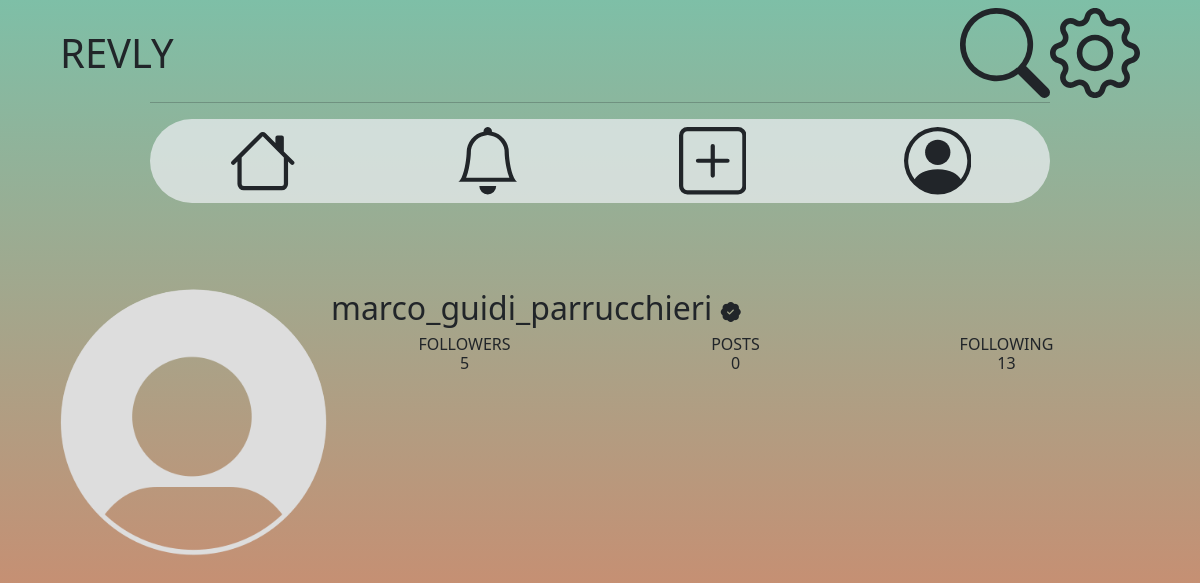
The app's page /site/myprofile.php (signed in) with its own data.
### tables this page shows
create table USERS (
     email varchar(80) not null,
     username varchar(64) not null unique,
     name varchar(64) not null,
     surname varchar(64),
     password varchar(64) not null,
     biography text not null,
     img varchar(128) not null default 'default-image.png',
     isCompany boolean not null,
     notifyLikes boolean not null,
     notifyComments boolean not null,
     notifyTags boolean not null,
     notifyFollows boolean not null,
     constraint ID_USERS_ID primary key (email));

### site/bootstrap.php (called while the page is built, shortened)
<?php
require_once("../db/database.php");
$server = "localhost";
$username = "root";
$pwd = "";
$dbname = "revly_db";
$port = 3306;
$dbh = new DatabaseHelper($server, $username, $pwd, $dbname, $port);
?>

### db/database.php (called while the page is built, shortened)
<?php
class DatabaseHelper {
    private $db;
    public function __construct($server, $username, $pwd, $dbname, $port) {
        $this->db = new mysqli($server, $username, $pwd, $dbname, $port);
    }
    public function getUserWithEmail($email) {
        $qry = "SELECT email, username, name, surname, biography, img, isCompany, notifyLikes, notifyComments, notifyTags, notifyFollows FROM users WHERE email = ?";
        $stmt = $this->db->prepare($qry);
        $stmt->bind_param('s', $email);
        $stmt->execute();
        $res = $stmt->get_result()->fetch_assoc();
        return is_null($res) ? [] : $res;
    }
    public function getNumberPost($user_email) {
        $qry = "SELECT COUNT(*) as post_count FROM post WHERE author_email = ?";
        $stmt = $this->db->prepare($qry);
        $stmt->bind_param('s', $user_email);
        $stmt->execute();
        $res = $stmt->get_result();
        $row = $res->fetch_assoc();
        return $row['post_count'];
    }
    public function getNumberFollows($user_email) {
        $qry = "SELECT COUNT(*) as follows_count FROM follow WHERE follower_email = ?";
        $stmt = $this->db->prepare($qry);
        $stmt->bind_param('s', $user_email);
        $stmt->execute();
        $res = $stmt->get_result();
        $row = $res->fetch_assoc();
        return $row['follows_count'];
    }
    public function getNumberFollowers($user_email) {
        $qry = "SELECT COUNT(*) as follower_count FROM follow WHERE user_email = ?";
        $stmt = $this->db->prepare($qry);
        $stmt->bind_param('s', $user_email);
        $stmt->execute();
        $res = $stmt->get_result();
        $row = $res->fetch_assoc();
        return $row['follower_count'];
    }
}
?>

### site/template/main-profile.php (the view, shortened to what this page needs)
<div class="row gx-1">
    <div class="col-3">
        <div class="ratio ratio-1x1 text-center">
            <img class="rounded-circle object-fit-fill" src="<?php echo UPLOAD_DIR . $profile['img']; ?>" alt="Profile picture of <?php echo $profile['username']?>"/>
        </div>
    </div>
    <div class="col-9">
        <div class="row gx-1">
            <h2>
                <?php echo $profile["username"];
                if ($profile["isCompany"]): ?>
                <i class="bi bi-patch-check-fill fs-5"></i>
                <?php endif; ?>
            </h2>
        </div>
        <div class="row gx-1">
        <div class="col-4 text-center">
                <a href="follower.php?email=<?php echo $profile['email']; ?>">
                    <h3 class="fs-6">FOLLOWERS </br> <span id="followerCount"><?php echo $profile["numFollower"]; ?></span></h3>
                </a>
            </div>
            <div class="col-4 text-center">
                <h3 class="fs-6">POSTS </br> <?php echo $profile["numPost"]; ?></h3>
            </div>
            <div class="col-4 text-center">
                <a href="follows.php?email=<?php echo $profile['email']; ?>">
                    <h3 class="fs-6">FOLLOWING </br> <?php echo $profile["numFollowing"]; ?></h3>
                </a>
            </div>
        </div>
</div>

### site/css/style.css (style rules this page uses)
img { width: 100%; }
body { background-color: white; background: linear-gradient(rgba(126,191,167,1), rgba(224,126,96,1)) fixed; padding-left: 5%; padding-right: 5%; }
a, a:visited, a:link, a:visited:active { color: inherit; text-decoration: none; }

### records on screen
users: img (placeholder picture), username "marco_guidi_parrucchieri", notifyLikes "0"

### other values on screen
$profile["numFollower"] "5"
$profile["numFollowing"] "13"
